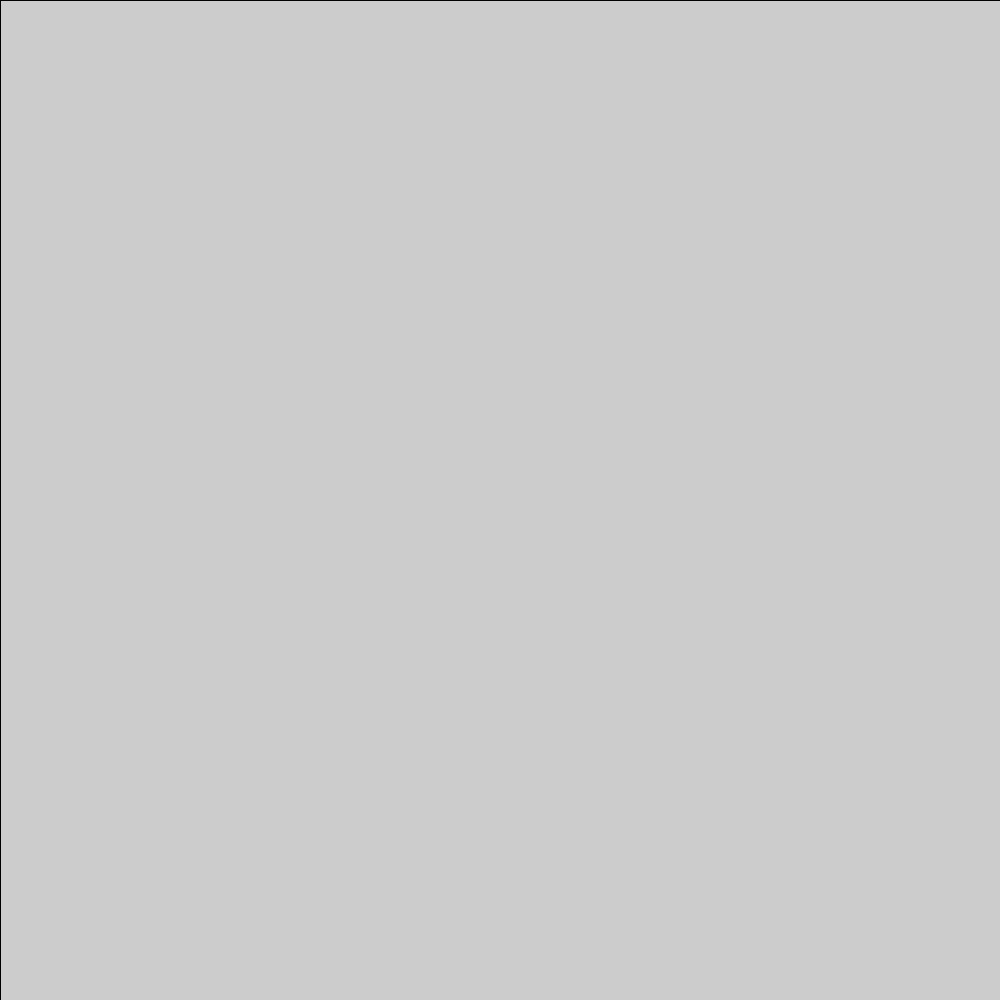
Frame 1 (no input)
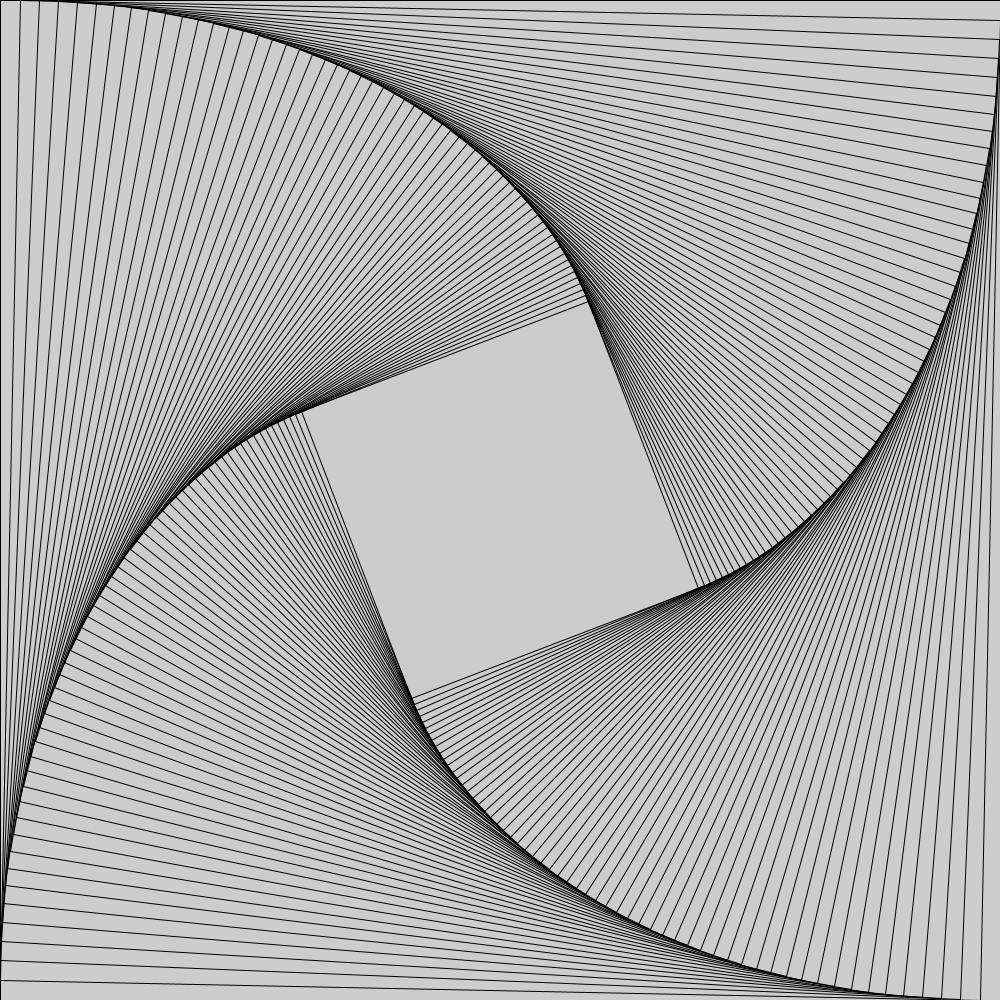
Frame 60 (the mouse pressed at the canvas centre just before this capture)
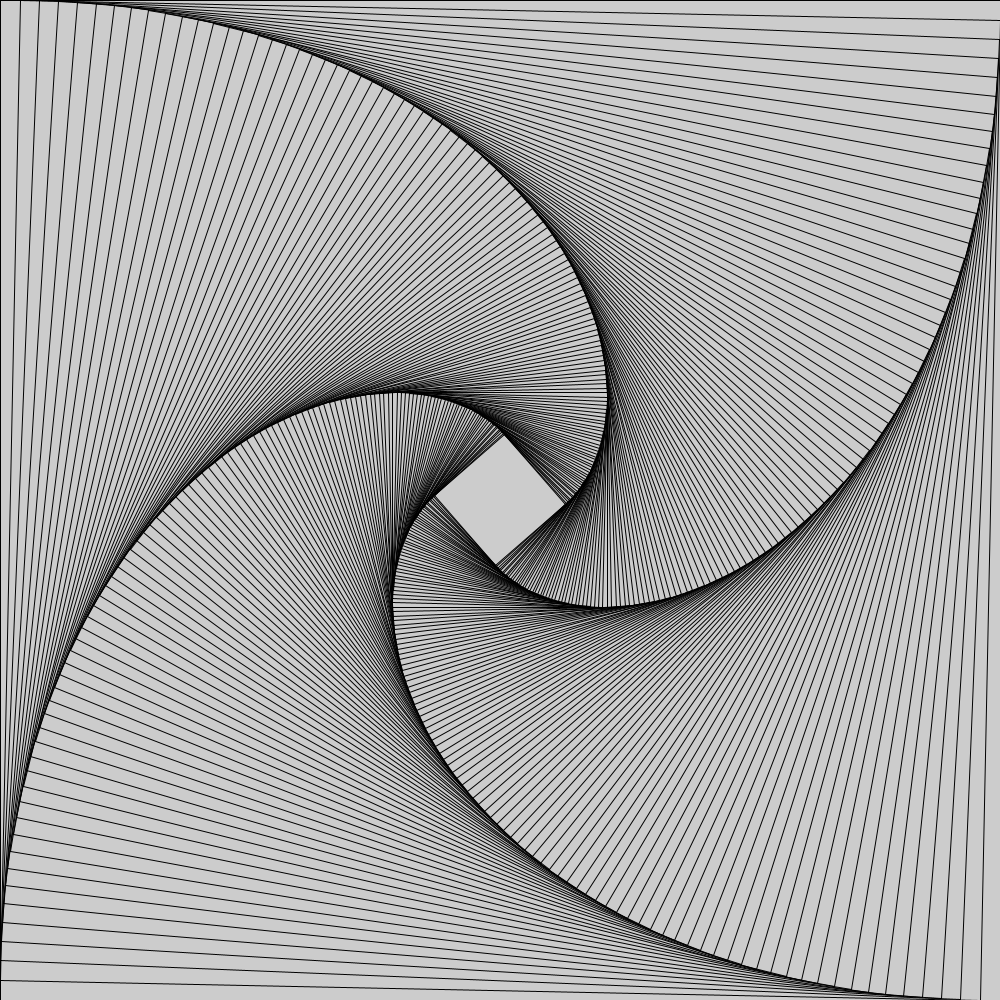
Frame 120 (the mouse held since frame 60 and released just before this capture)

The Processing sketch that drew these frames (run headless with seeded random() and noise(); from frame 60 on, the mouse is pressed at the canvas centre):

// Processing sketch: RecurSquare
// ── RecurSquare.pde

  PVector[] vec;
  float gap = 0.02;
  
  void setup() {
    size(1000, 1000);
    vec = new PVector[4];
    vec[0] = new PVector(0, 0);
    vec[1] = new PVector(width, 0);
    vec[2] = new PVector(width, height);
    vec[3] = new PVector(0, height);
  }
  
  void draw() {
    drawSquare(vec);
    vec = getVector(vec);
  }
  
  void drawSquare(PVector[] v) {
    for(int i=0; i < 4; i++) {
      line(v[i].x, v[i].y, v[(i + 1) % 4].x, v[(i + 1) % 4].y);
    }
  }
  
  PVector[] getVector(PVector[] vec) {
    PVector[] nextVec = new PVector[4];
    for(int i=0; i < 4; i++) {
      PVector dir = PVector.sub(vec[(i + 1) % 4], vec[i]);
      dir.mult(gap);
      nextVec[i] = PVector.add(vec[i], dir);
    }
    return(nextVec);
  }
